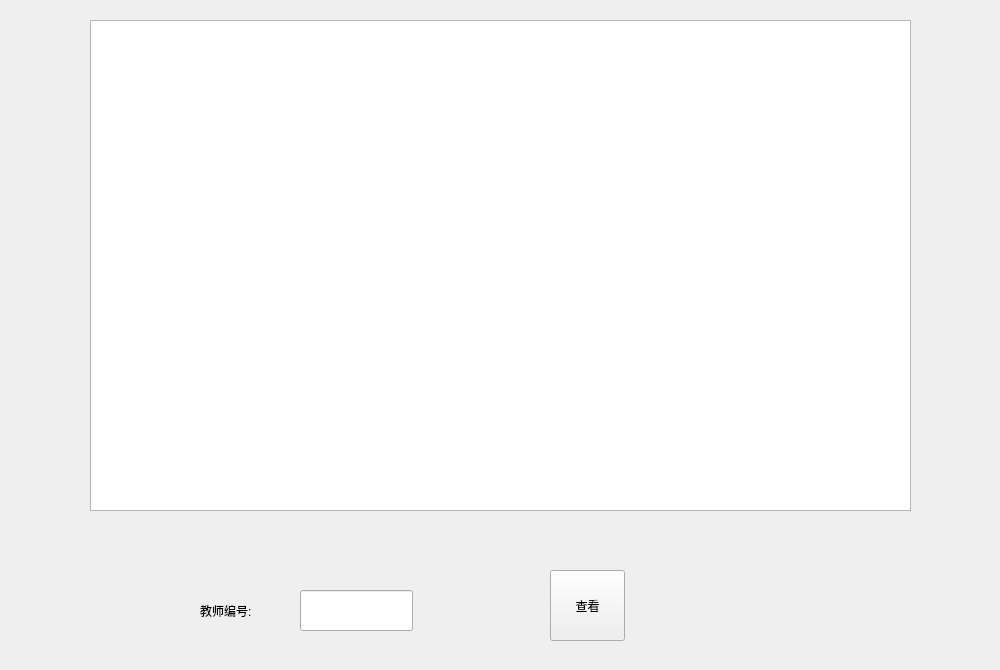
<?xml version="1.0" encoding="UTF-8"?>
<ui version="4.0">
 <class>ChildWidgetF</class>
 <widget class="QWidget" name="ChildWidgetF">
  <property name="geometry">
   <rect>
    <x>0</x>
    <y>0</y>
    <width>1000</width>
    <height>670</height>
   </rect>
  </property>
  <property name="windowTitle">
   <string>Form</string>
  </property>
  <widget class="QTableWidget" name="tableWidget">
   <property name="geometry">
    <rect>
     <x>90</x>
     <y>20</y>
     <width>821</width>
     <height>491</height>
    </rect>
   </property>
  </widget>
  <widget class="QPushButton" name="btn_look">
   <property name="geometry">
    <rect>
     <x>550</x>
     <y>570</y>
     <width>75</width>
     <height>71</height>
    </rect>
   </property>
   <property name="text">
    <string>查看</string>
   </property>
  </widget>
  <widget class="QLabel" name="label">
   <property name="geometry">
    <rect>
     <x>200</x>
     <y>590</y>
     <width>81</width>
     <height>41</height>
    </rect>
   </property>
   <property name="text">
    <string>教师编号:</string>
   </property>
  </widget>
  <widget class="QLineEdit" name="lineEdit">
   <property name="geometry">
    <rect>
     <x>300</x>
     <y>590</y>
     <width>113</width>
     <height>41</height>
    </rect>
   </property>
  </widget>
 </widget>
 <resources/>
 <connections/>
</ui>
